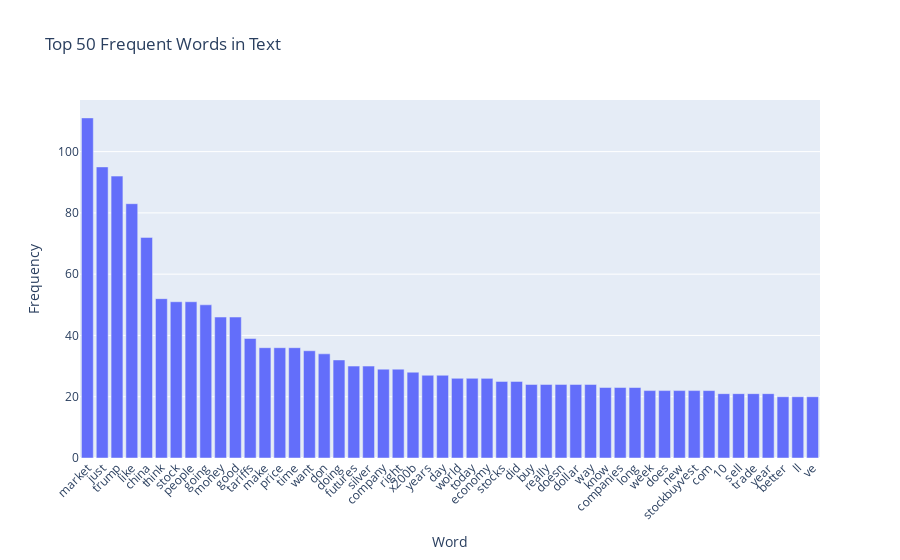
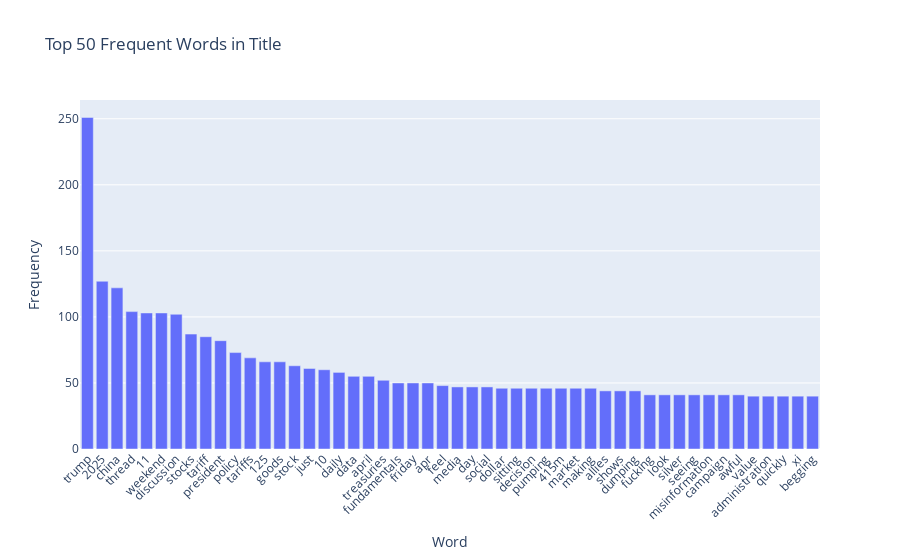
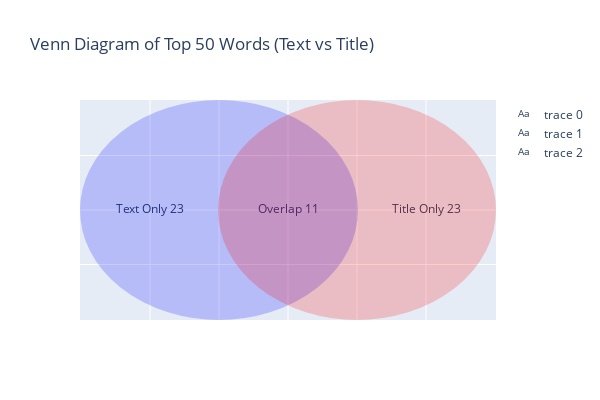

The cell these charts' notebook holds for them, in order:
### Code cell
import plotly.express as px
import plotly.graph_objects as go

#Distribution of frequent words in Text and Title
fig_text = px.bar(top50_text, x="word", y="frequency", 
                  title="Top 50 Frequent Words in Text",
                  labels={"word": "Word", "frequency": "Frequency"})
fig_text.update_layout(xaxis_tickangle=-45)

fig_title = px.bar(top50_title, x="word", y="frequency", 
                   title="Top 50 Frequent Words in Title",
                   labels={"word": "Word", "frequency": "Frequency"})
fig_title.update_layout(xaxis_tickangle=-45)

fig_text.show()
fig_title.show()

# Venn diagram of top 50 words in Text and Title
# Circle for Text
set_text_50 = set(top50_text["word"])
set_title_50 = set(top50_title["word"])
overlap_50 = set_text_50 & set_title_50
only_text_50 = set_text_50 - set_title_50
only_title_50 = set_title_50 - set_text_50

fig = go.Figure()

# Add circles using layout.shapes
fig.update_layout(
    shapes=[
        dict(type="circle", xref="x", yref="y",
             x0=0, y0=0, x1=2, y1=2,
             line_color="blue", fillcolor="blue", opacity=0.2),
        dict(type="circle", xref="x", yref="y",
             x0=1, y0=0, x1=3, y1=2,
             line_color="red", fillcolor="red", opacity=0.2)
    ]
)

# Labels
fig.add_trace(go.Scatter(x=[0.5], y=[1], text=[f"Text Only\n{len(only_text)}"], mode="text"))
fig.add_trace(go.Scatter(x=[2.5], y=[1], text=[f"Title Only\n{len(only_title)}"], mode="text"))
fig.add_trace(go.Scatter(x=[1.5], y=[1], text=[f"Overlap\n{len(overlap_50)}"], mode="text"))

fig.update_layout(
    title="Venn Diagram of Top 50 Words (Text vs Title)",
    xaxis=dict(showticklabels=False, zeroline=False),
    yaxis=dict(showticklabels=False, zeroline=False),
    width=600, height=400
)

fig.show()

# Print overlapping Words
print("Overlapping words:", sorted(overlap_50))

### Figure 1 — Plotly figure (JSON) as saved in the notebook; plotly's stock layout.template omitted (floating-point values rounded to 4 significant figures)
{"data": [{"hovertemplate": "Word=%{x}<br>Frequency=%{y}<extra></extra>", "legendgroup": "", "marker": {"color": "#636efa", "pattern": {"shape": ""}}, "name": "", "orientation": "v", "showlegend": false, "textposition": "auto", "type": "bar", "x": ["market", "just", "trump", "like", "china", "think", "stock", "people", "going", "money", "good", "tariffs", "make", "price", "time", "want", "don", "doing", "futures", "silver", "company", "right", "x200b", "years", "day", "world", "today", "economy", "stocks", "did", "buy", "really", "doesn", "dollar", "way", "know", "companies", "long", "week", "does", "new", "stockbuyvest", "com", "10", "sell", "trade", "year", "better", "ll", "ve"], "xaxis": "x", "y": [111, 95, 92, 83, 72, 52, 51, 51, 50, 46, 46, 39, 36, 36, 36, 35, 34, 32, 30, 30, 29, 29, 28, 27, 27, 26, 26, 26, 25, 25, 24, 24, 24, 24, 24, 23, 23, 23, 22, 22, 22, 22, 22, 21, 21, 21, 21, 20, 20, 20], "yaxis": "y"}], "layout": {"barmode": "relative", "legend": {"tracegroupgap": 0}, "title": {"text": "Top 50 Frequent Words in Text"}, "xaxis": {"anchor": "y", "domain": [0, 1], "tickangle": -45, "title": {"text": "Word"}}, "yaxis": {"anchor": "x", "domain": [0, 1], "title": {"text": "Frequency"}}}}

### Figure 2 — Plotly figure (JSON) as saved in the notebook; plotly's stock layout.template omitted (floating-point values rounded to 4 significant figures)
{"data": [{"hovertemplate": "Word=%{x}<br>Frequency=%{y}<extra></extra>", "legendgroup": "", "marker": {"color": "#636efa", "pattern": {"shape": ""}}, "name": "", "orientation": "v", "showlegend": false, "textposition": "auto", "type": "bar", "x": ["trump", "2025", "china", "thread", "11", "weekend", "discussion", "stocks", "tariff", "president", "policy", "tariffs", "125", "goods", "stock", "just", "10", "daily", "data", "april", "treasuries", "fundamentals", "friday", "apr", "feel", "media", "day", "social", "dollar", "sitting", "decision", "pumping", "415m", "market", "making", "allies", "shows", "dumping", "fucking", "look", "silver", "seeing", "misinformation", "campaign", "awful", "value", "administration", "quickly", "xi", "begging"], "xaxis": "x", "y": [251, 127, 122, 104, 103, 103, 102, 87, 85, 82, 73, 69, 66, 66, 63, 61, 60, 58, 55, 55, 52, 50, 50, 50, 48, 47, 47, 47, 46, 46, 46, 46, 46, 46, 46, 44, 44, 44, 41, 41, 41, 41, 41, 41, 41, 40, 40, 40, 40, 40], "yaxis": "y"}], "layout": {"barmode": "relative", "legend": {"tracegroupgap": 0}, "title": {"text": "Top 50 Frequent Words in Title"}, "xaxis": {"anchor": "y", "domain": [0, 1], "tickangle": -45, "title": {"text": "Word"}}, "yaxis": {"anchor": "x", "domain": [0, 1], "title": {"text": "Frequency"}}}}

### Figure 3 — Plotly figure (JSON) as saved in the notebook; plotly's stock layout.template omitted (floating-point values rounded to 4 significant figures)
{"data": [{"mode": "text", "text": ["Text Only\n23"], "type": "scatter", "x": [0.5], "y": [1]}, {"mode": "text", "text": ["Title Only\n23"], "type": "scatter", "x": [2.5], "y": [1]}, {"mode": "text", "text": ["Overlap\n11"], "type": "scatter", "x": [1.5], "y": [1]}], "layout": {"height": 400, "shapes": [{"fillcolor": "blue", "line": {"color": "blue"}, "opacity": 0.2, "type": "circle", "x0": 0, "x1": 2, "xref": "x", "y0": 0, "y1": 2, "yref": "y"}, {"fillcolor": "red", "line": {"color": "red"}, "opacity": 0.2, "type": "circle", "x0": 1, "x1": 3, "xref": "x", "y0": 0, "y1": 2, "yref": "y"}], "title": {"text": "Venn Diagram of Top 50 Words (Text vs Title)"}, "width": 600, "xaxis": {"showticklabels": false, "zeroline": false}, "yaxis": {"showticklabels": false, "zeroline": false}}}
